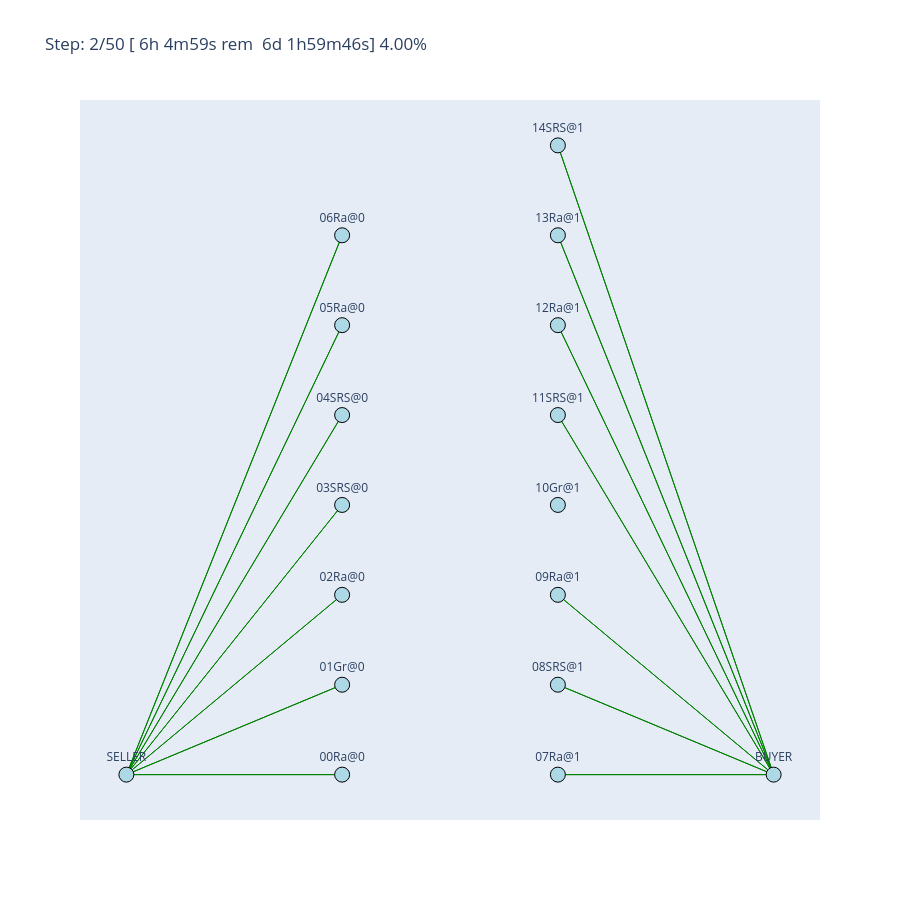

Notebook source saved alongside this figure:
### Markdown cell above
Let's draw a graph to see what is in this world

### Code cell
_, _ = world.draw()

### Figure 1 — Plotly figure (JSON) as saved in the notebook; plotly's stock layout.template omitted (floating-point values rounded to 4 significant figures)
{"data": [{"hoverinfo": "none", "line": {"color": "green", "width": 1}, "mode": "lines", "showlegend": false, "type": "scatter", "x": [10, 5, null, 10, 5, null, 10, 5, null, 10, 5, null, 10, 5, null, 10, 5, null, 10, 5, null, 15, 20, null, 15, 20, null, 15, 20, null, 15, 20, null, 15, 20, null, 15, 20, null, 15, 20, null, 5, 10, null, 5, 10, null, 5, 10, null, 5, 10, null, 5, 10, null, 5, 10, null, 5, 10, null, 20, 15, null, 20, 15, null, 20, 15, null, 20, 15, null, 20, 15, null, 20, 15, null, 20, 15, null], "y": [0, 0, null, 5, 0, null, 10, 0, null, 15, 0, null, 20, 0, null, 25, 0, null, 30, 0, null, 0, 0, null, 5, 0, null, 10, 0, null, 20, 0, null, 25, 0, null, 30, 0, null, 35, 0, null, 0, 0, null, 0, 5, null, 0, 10, null, 0, 15, null, 0, 20, null, 0, 25, null, 0, 30, null, 0, 0, null, 0, 5, null, 0, 10, null, 0, 20, null, 0, 25, null, 0, 30, null, 0, 35, null]}, {"hoverinfo": "text", "hovertext": ["00Ra@0", "01Gr@0", "02Ra@0", "03SRS@0", "04SRS@0", "05Ra@0", "06Ra@0", "07Ra@1", "08SRS@1", "09Ra@1", "10Gr@1", "11SRS@1", "12Ra@1", "13Ra@1", "14SRS@1", "SELLER", "BUYER"], "marker": {"color": "lightblue", "line": {"color": "black", "width": 1}, "size": 15}, "mode": "markers+text", "showlegend": false, "text": ["00Ra@0", "01Gr@0", "02Ra@0", "03SRS@0", "04SRS@0", "05Ra@0", "06Ra@0", "07Ra@1", "08SRS@1", "09Ra@1", "10Gr@1", "11SRS@1", "12Ra@1", "13Ra@1", "14SRS@1", "SELLER", "BUYER"], "textposition": "top center", "type": "scatter", "x": [10, 10, 10, 10, 10, 10, 10, 15, 15, 15, 15, 15, 15, 15, 15, 5, 20], "y": [0, 5, 10, 15, 20, 25, 30, 0, 5, 10, 15, 20, 25, 30, 35, 0, 0]}], "layout": {"height": 900, "hovermode": "closest", "showlegend": false, "title": {"text": "Step: 2/50 [ 6h 4m59s rem  6d 1h59m46s] 4.00%"}, "width": 900, "xaxis": {"showgrid": false, "showticklabels": false, "zeroline": false}, "yaxis": {"showgrid": false, "showticklabels": false, "zeroline": false}}}
